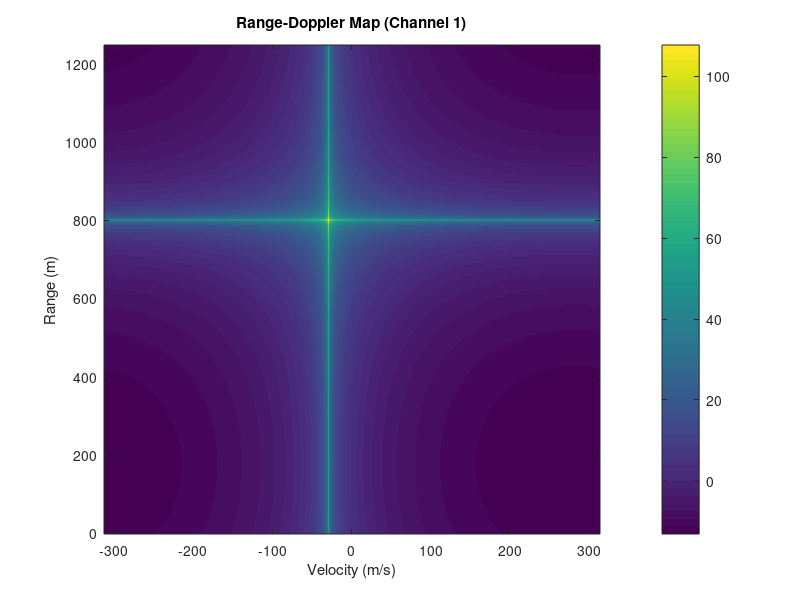

Here is the MATLAB script that generated this plot:
%% FMCW Radar Simulation with Range & Doppler FFT
clc;
close all;
clear;

%% Radar Parameters
c = 3e8;                  % Speed of light
f0 = 12e9;                % Carrier frequency (12 GHz)
B = 30e6;                 % Sweep bandwidth (30 MHz)
Tchirp = 20e-6;           % Chirp duration
Fs = 12.5e6;              % ADC sampling rate
Nsamples = 256;           % Range FFT size (samples per chirp)
Nchirps = 1024;           % Number of chirps (for Doppler FFT)
numCh = 4;                % Number of channels (I/Q pairs: I1/Q1 ...)

%% Target parameters (for simulation)
Rtarget = 800;   %%%1.5e3;          % Target range (meters)
Vtarget = -30;     %%%300;            % Target radial velocity (m/s)
fD = 2*Vtarget*f0/c;      % Doppler frequency

%% Time vector for one chirp
t = (0:Nsamples-1)/Fs;

%% Generate FMCW chirp baseband signal for 4 channels
txSig = zeros(Nsamples, numCh);
for ch = 1:numCh
    % Simple single target per channel, I/Q simulation
    beatFreq = 2*B*Rtarget/(c*Tchirp);      % Beat frequency
    phiDoppler = 2*pi*fD*(0:Nchirps-1)*Tchirp; % Doppler phase per chirp
    % replicate over chirps
    txSig(:,ch) = exp(1j*2*pi*beatFreq*t'); % baseband signal for one chirp
end

%% Stack signals for all chirps (simulate Doppler)
rxData = zeros(Nsamples, Nchirps, numCh);
for ch = 1:numCh
    for k = 1:Nchirps
        rxData(:,k,ch) = txSig(:,ch) .* exp(1j*phiDoppler(k));
    end
end

%% Range FFT
rangeFFT = fft(rxData, Nsamples, 1);  % FFT along fast-time (range)

%% Doppler FFT
dopplerFFT = fftshift(fft(rangeFFT, Nchirps, 2),2);  % FFT along slow-time (Doppler)

%% Calculate range & velocity axes
lambda = c/f0;  %%% moved here
rangeAxis = (0:Nsamples-1)*(Fs*Tchirp*c)/(2*B*Nsamples); % meters
%%%dopplerAxis = linspace(-Fs/2, Fs/2, Nchirps)*lambda/2;   % m/s approximation
fd_max = 1 / (2 * Tchirp);
dopplerAxis = linspace(-fd_max, fd_max, Nchirps) * lambda / 2;

%%%lambda = c/f0;

%% Plot Range-Doppler Map for first channel
figure;
imagesc(dopplerAxis, rangeAxis, 20*log10(abs(dopplerFFT(:,:,1))));
xlabel('Velocity (m/s)');
ylabel('Range (m)');
title('Range-Doppler Map (Channel 1)');
colorbar;
axis xy;

